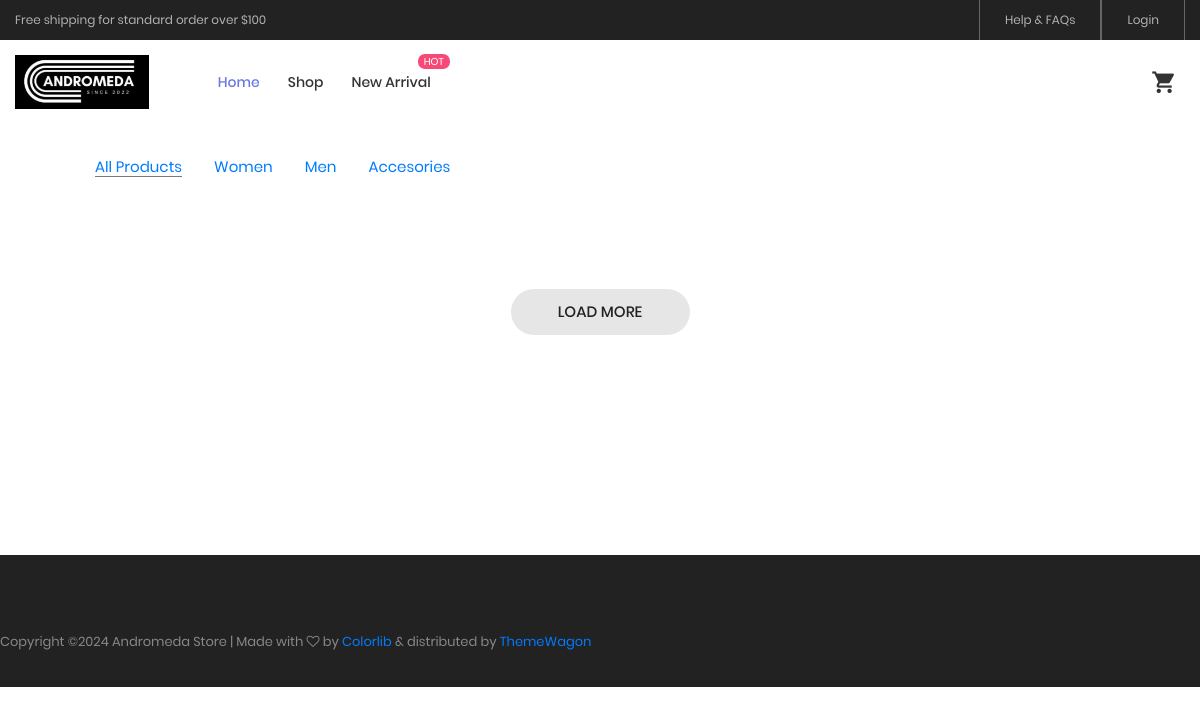
The app's page /index.php/user/Categories_men, older data.
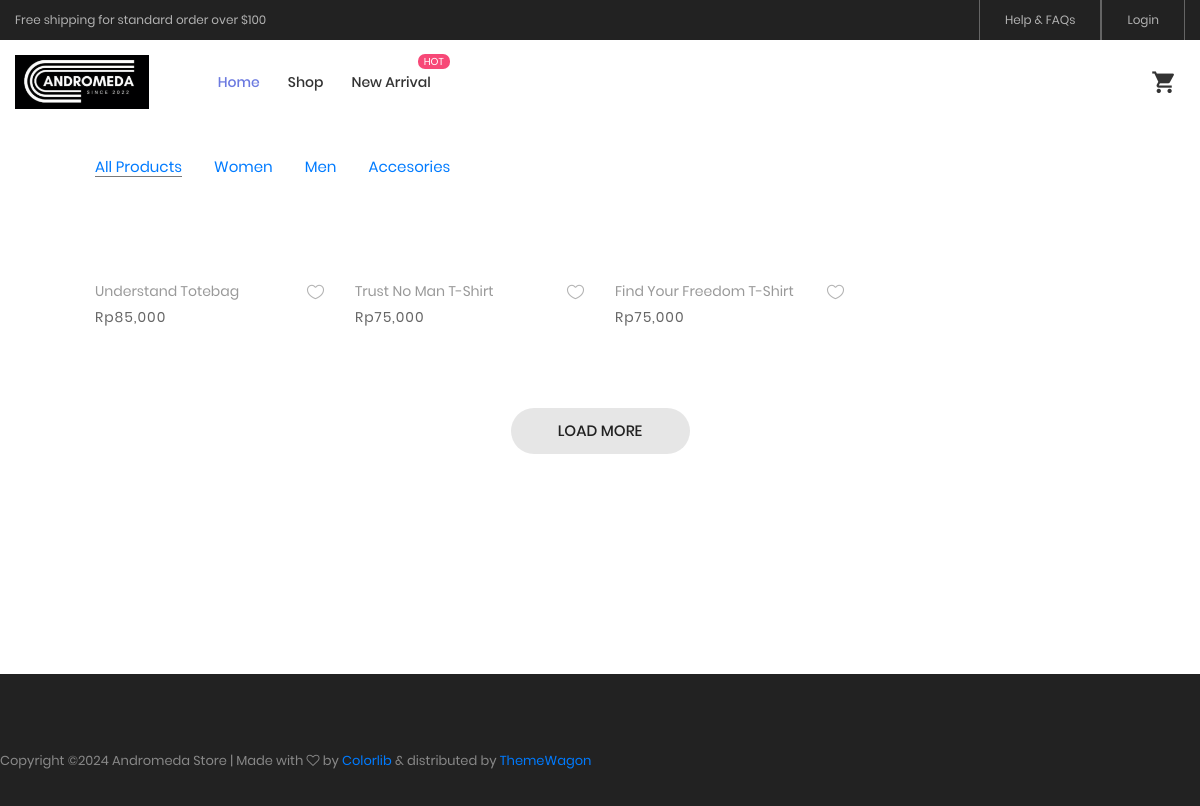
The same page, newer data.
### tables this page shows
CREATE TABLE `tbl_produk` (
  `idProduk` int(11) NOT NULL,
  `idkat` int(11) NOT NULL,
  `namaProduk` varchar(50) NOT NULL,
  `foto` varchar(100) NOT NULL,
  `harga` int(11) NOT NULL,
  `stok` int(11) NOT NULL,
  `berat` int(11) NOT NULL,
  `deskripsiProduk` text NOT NULL
);

### application/controllers/User.php (called while the page is built, shortened)
<?php
class User extends CI_Controller {
	function __construct()
	{
		$this->load->model('Mcrud');
		$this->load->helper('file');
		$this->load->library('cart');
	}
	public function Categories_men()
	{
		$data['title'] = 'Categories';
		$data['user'] = $this->db->get_where('user', ['email' =>
		$this->session->userdata('email')])->row_array();
		$dataProduk['men'] = $this->Mcrud->get_kategori_men()->result();
		$this->load->view('templates/customer_header', $data);
		$this->load->view('pages/customer/men', $dataProduk);
		$this->load->view('templates/customer_footer');
	}
}

### index.php (called while the page is built, shortened)
<?php
require_once BASEPATH.'core/CodeIgniter.php';

### application/models/Mcrud.php (called while the page is built, shortened)
<?php
class Mcrud extends CI_Model
{
	public function get_kategori_men()
	{
		$q = $this->db->query("SELECT * FROM tbl_produk where idkat=1");
		return $q;
	}
}

### application/views/pages/customer/men.php (the view, shortened to what this page needs)
<div class = "content">
	<div class="bg0 m-t-23 p-b-140">
		<div class="container">
			<div class="flex-w flex-sb-m p-b-52">
					<div class="flex-w flex-l-m filter-tope-group m-tb-10">
						<button class="stext-106 cl6 hov1 bor3 trans-04 m-r-32 m-tb-5 how-active1" >
							<a href="<?= site_url('User/all_product'); ?>">All Products</a>
						</button>
						<button class="stext-106 cl6 hov1 bor3 trans-04 m-r-32 m-tb-5">
							<a href="<?= site_url('User/Categories_women'); ?>">Women</a>
						</button>
						<button class="stext-106 cl6 hov1 bor3 trans-04 m-r-32 m-tb-5" >
							<a href="<?= site_url('User/Categories_men'); ?>">Men</a>
						</button>
						<button class="stext-106 cl6 hov1 bor3 trans-04 m-r-32 m-tb-5">
							<a href="<?= site_url('User/Categories_accesories'); ?>">Accesories</a>
						</button>
					</div>
				</div>
			<div class="row isotope-grid">
				<?php foreach ($men as $val) { ?>
				<div class="col-sm-6 col-md-4 col-lg-3 p-b-35 isotope-item women">
					<div class="block2">
						<div class="block2-pic hov-img0">
						</div>
						<div class="block2-txt flex-w flex-t p-t-14">
							<div class="block2-txt-child1 flex-col-l ">
								<a href="<?= site_url('User/details/' . $val->idProduk); ?>" class="stext-104 cl4 hov-cl1 trans-04 js-name-b2 p-b-6"><?php echo $val->namaProduk; ?>
								</a>
								<span class="stext-105 cl3">
								<p>Rp<?php echo number_format($val->harga); ?></p>
								</span>
							</div>
							<div class="block2-txt-child2 flex-r p-t-3">
								<a href="#" class="btn-addwish-b2 dis-block pos-relative js-addwish-b2">
									<img class="icon-heart1 dis-block trans-04" src="<?= base_url('assets/user/'); ?>images/icons/icon-heart-01.png" alt="ICON">
								</a>
							</div>
						</div>
					</div>
				</div>
				<?php } ?>
			</div>
			<div class="flex-c-m flex-w w-full p-t-45">
				<a href="#" class="flex-c-m stext-101 cl5 size-103 bg2 bor1 hov-btn1 p-lr-15 trans-04">
					Load More
				</a>
			</div>
		</div>
	</div>
</div>

Row changes from the older to the newer data that the page shows:
added tbl_produk: namaProduk "Understand Totebag", harga "85,000"
added tbl_produk: namaProduk "Trust No Man T-Shirt", harga "75,000"
now on this page (row edited): tbl_produk: namaProduk "Find Your Freedom T-Shirt", harga "75,000"
